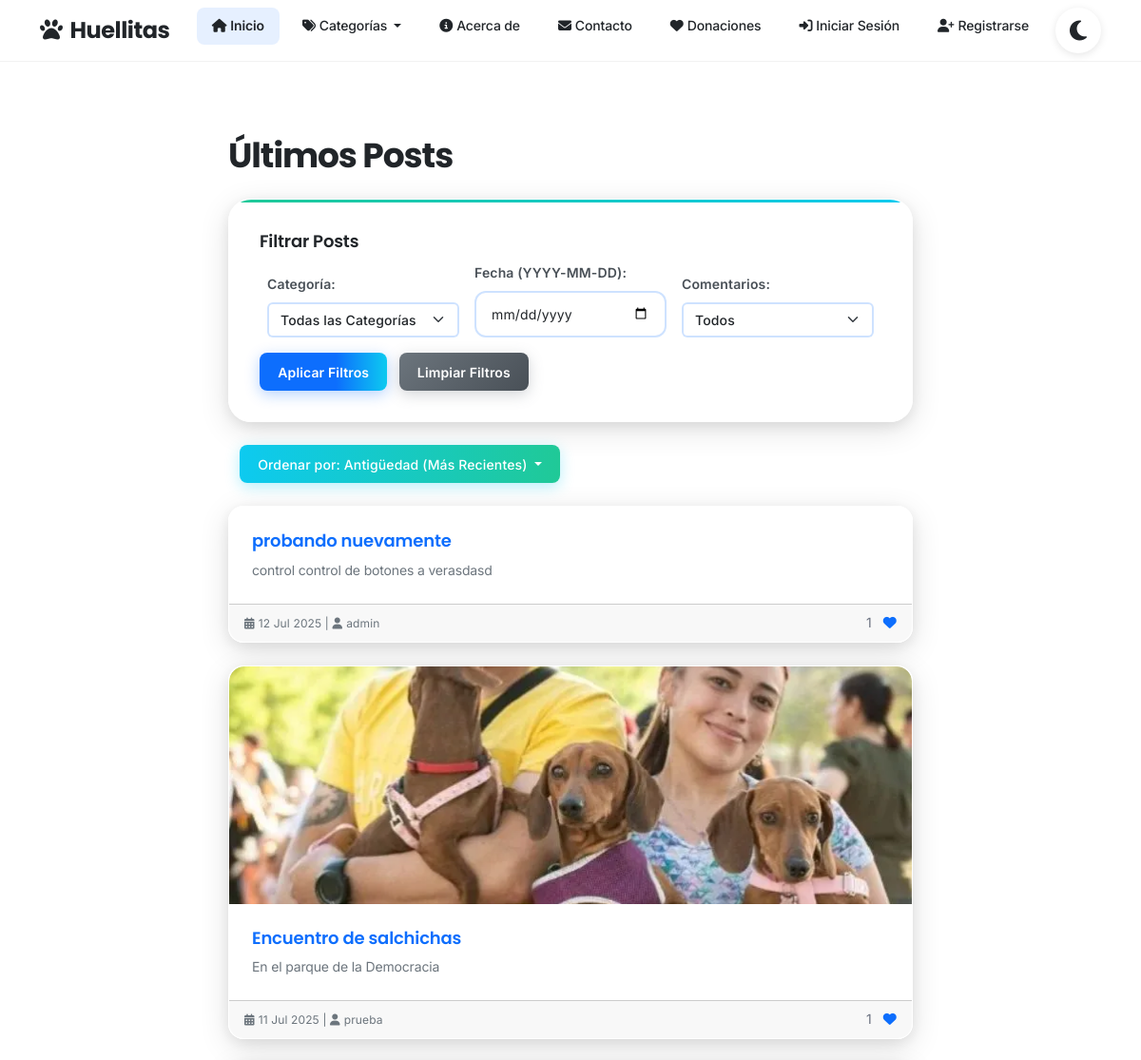
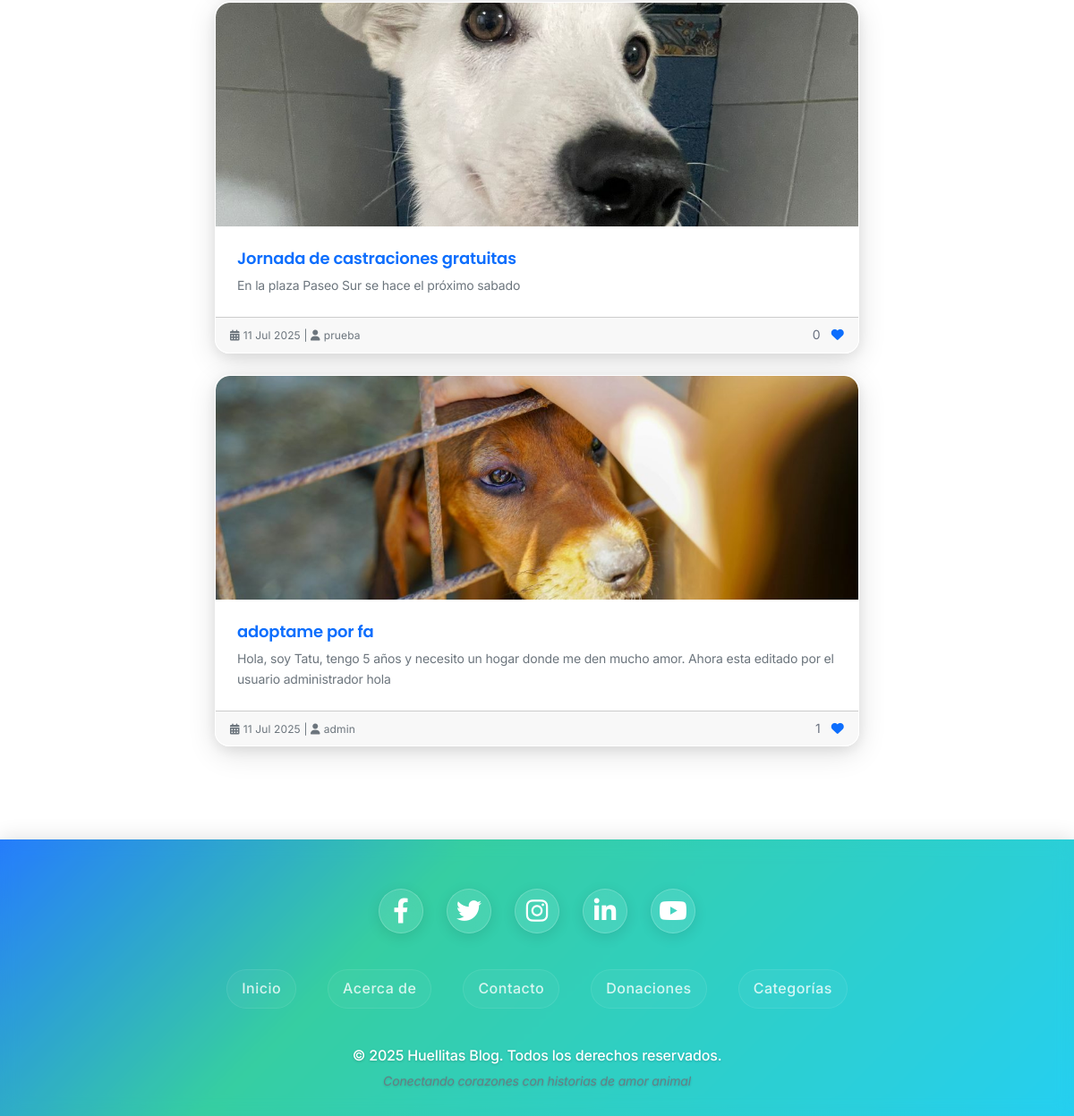
The app's page /, older data (2 pictures, top to bottom).
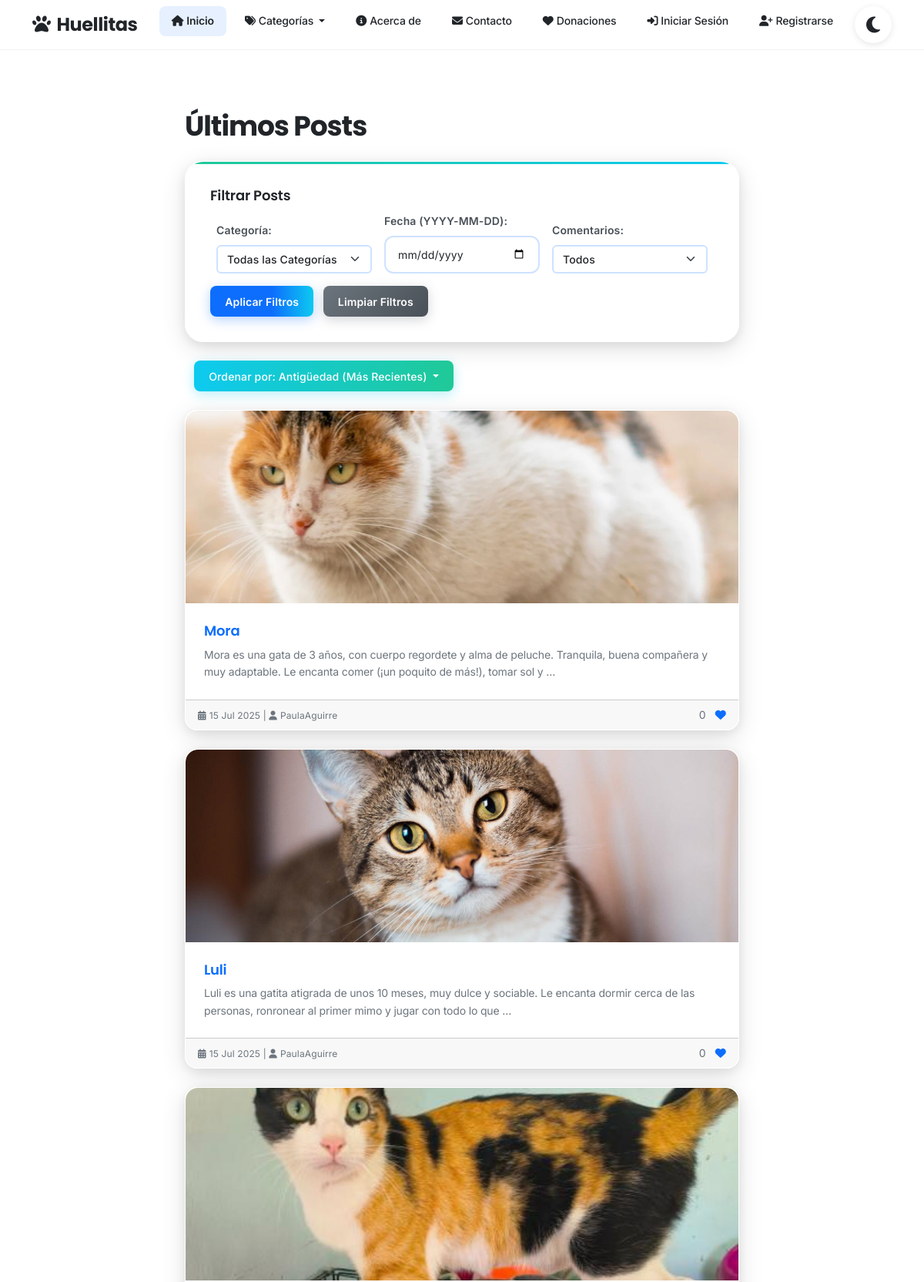
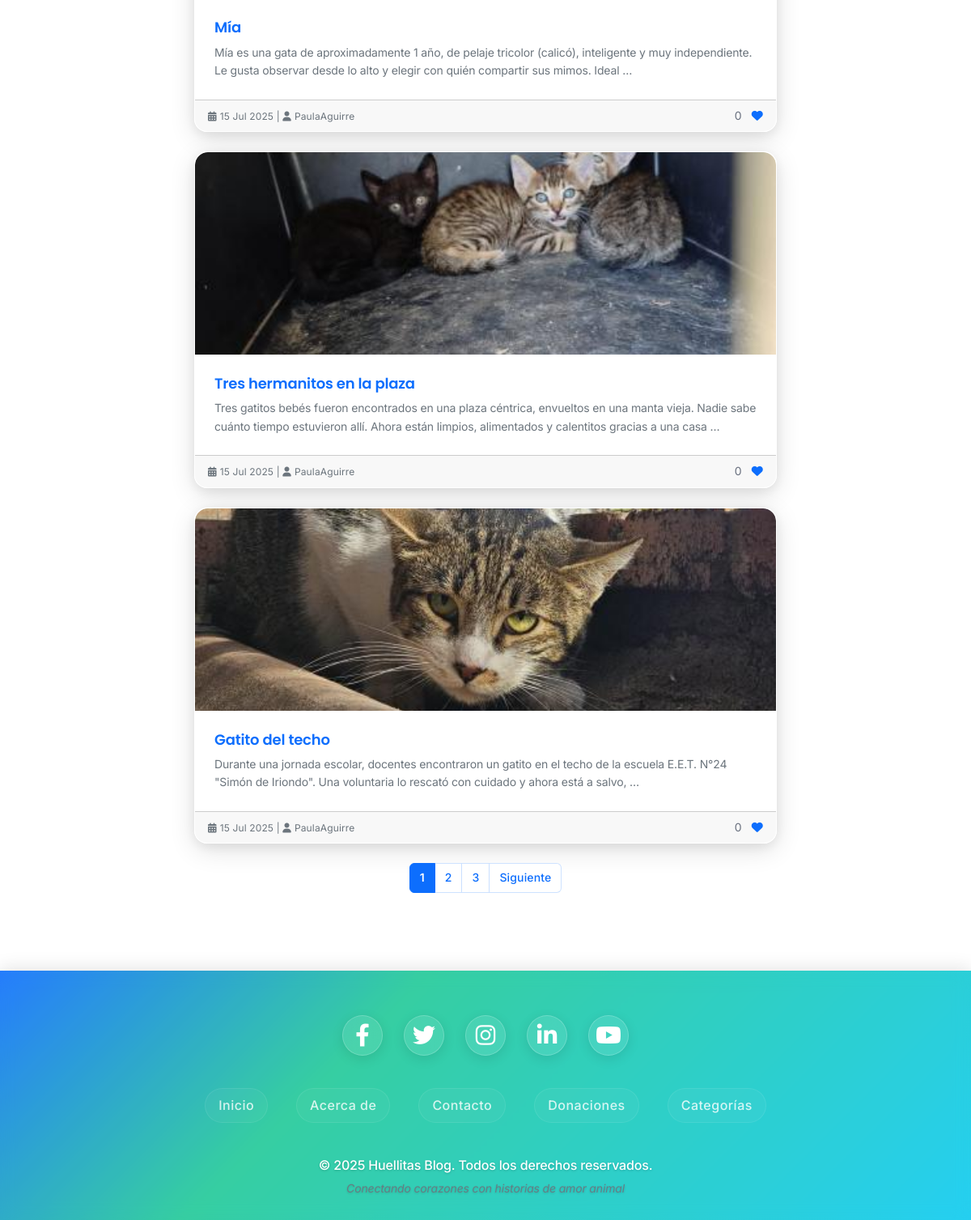
The same page, newer data (2 pictures, top to bottom).
### blog/models.py (models this page shows, shortened)
class Post(models.Model):
    titulo = models.CharField(max_length=200)
    contenido = models.TextField()
    fecha_publicacion = models.DateTimeField(auto_now_add=True) # Se establece automáticamente al crear el post
    autor = models.ForeignKey(User, on_delete=models.CASCADE, related_name='posts') # Un post pertenece a un usuario. Si el usuario se elimina, sus posts también.
    categoria = models.ForeignKey(Categoria, on_delete=models.SET_NULL, null=True, blank=True) # Un post puede tener una categoría. Si la categoría se elimina, el campo se pone a NULL.
    imagen_portada = models.ImageField(upload_to='post_images/', null=True, blank=True) # Opcional: permite subir imágenes
    class Meta:
        ordering = ['-fecha_publicacion'] # Por defecto, los posts se ordenarán del más nuevo al más viejo
    def get_absolute_url(self):
        return reverse('post_detail', kwargs={'pk': self.pk})

### blog/views.py (the view)
# urls.py: path('', PostListView.as_view(), name='post_list'),
class PostListView(ListView):
    model = Post
    template_name = 'blog/post_list.html' # Ruta a tu plantilla HTML
    context_object_name = 'posts' # Nombre de la variable que se pasará a la plantilla
    paginate_by = 5 # Opcional: para paginar los resultados
    def get_queryset(self):
        queryset = super().get_queryset()
        categoria = self.request.GET.get('categoria')
        if categoria:
            queryset = queryset.filter(categoria__nombre=categoria)
        fecha = self.request.GET.get('fecha')
        if fecha:
            queryset = queryset.filter(fecha_publicacion__date=fecha)
        comentarios = self.request.GET.get('comentarios')
        if comentarios == 'si':
            queryset = queryset.filter(comentarios__isnull=False).distinct()
        elif comentarios == 'no':
            queryset = queryset.filter(comentarios__isnull=True)
        order_by = self.request.GET.get('order_by', '-fecha_publicacion')
        if order_by == 'antiguedad_asc':
            queryset = queryset.order_by('fecha_publicacion') # Los más antiguos primero
        elif order_by == 'antiguedad_desc':
            queryset = queryset.order_by('-fecha_publicacion') # Los más recientes primero
        elif order_by == 'titulo_asc':
            queryset = queryset.order_by('titulo') # Orden alfabético ascendente por título
        elif order_by == 'titulo_desc':
            queryset = queryset.order_by('-titulo') # Orden alfabético descendente por título
        else:
            queryset = queryset.order_by('-fecha_publicacion')
        return queryset
    def get_context_data(self, **kwargs):
        context = super().get_context_data(**kwargs)
        context['current_get_params'] = self.request.GET.copy()
        return context

### blog/context_processors.py (called while the page is built)
def categorias_globales(request):
    return {
        'categorias': Categoria.objects.all()
    }

### blog/models.py (called while the page is built)
    def get_absolute_url(self):
        return reverse('category_detail', kwargs={'pk': self.pk})

### blog/templatetags/blog_tags.py (called while the page is built)
@register.simple_tag
def url_with_params(view_name, current_params, param_to_change, new_value):
    updated_params = current_params.copy()
    if new_value is None or new_value == '':
        if param_to_change in updated_params:
            del updated_params[param_to_change] # Elimina el parámetro si el nuevo valor es nulo/vacío
    else:
        updated_params[param_to_change] = new_value
    if param_to_change != 'page' and 'page' in updated_params:
        del updated_params['page']
    query_string = updated_params.urlencode()
    base_url = reverse(view_name)
    if query_string:
        return f"{base_url}?{query_string}"
    return base_url

### blog/templates/blog/post_list.html (shortened to what the changed rows need)
{% extends 'blog/base.html' %}
{% load blog_tags %}
{% block content %}
    <h1 class="mb-4">Últimos Posts</h1>
    {% for post in posts %}
        <div class="card mb-4">
            {% if post.imagen_portada %}
                <img src="{{ post.imagen_portada.url }}" class="card-img-top" alt="{{ post.titulo }}" style="max-height: 250px; object-fit: cover;">
            {% endif %}
            <div class="card-body">
                <h5 class="card-title"><a href="{{ post.get_absolute_url }}" class="text-decoration-none">{{ post.titulo }}</a></h5>
                <p class="card-text">{{ post.contenido|truncatewords:30 }}</p>
            </div>
            <div class="card-footer text-muted d-flex justify-content-between align-items-center">
                <div>
                    <small>
                        <i class="fas fa-calendar-alt me-1"></i>{{ post.fecha_publicacion|date:"d M Y" }} |
                        <i class="fas fa-user me-1"></i>{{ post.autor.username }}
                    </small>
                </div>
                <div>
                    <span class="like-count me-2">{{ post.likes.count }}</span>
                    {% if user.is_authenticated %}
                        <a href="#" class="like-btn {% if user in post.likes.all %}liked{% endif %}" data-post-id="{{ post.id }}">
                            <i class="fas fa-heart"></i>
                        </a>
                    {% else %}
                        <a href="#" class="like-btn-anonymous" data-post-id="{{ post.id }}">
                            <i class="fas fa-heart"></i>
                        </a>
                    {% endif %}
                </div>
            </div>
        </div>
    {% empty %}
        <div class="alert alert-info" role="alert">
            No hay posts disponibles. ¡Sé el primero en crear uno!
        </div>
    {% endfor %}
    {% if is_paginated %}
        <nav aria-label="Page navigation example">
            <ul class="pagination justify-content-center">
                {% for i in paginator.page_range %}
                    <li class="page-item {% if page_obj.number == i %}active{% endif %}"><a class="page-link" href="{% url_with_params 'post_list' current_get_params 'page' i %}">{{ i }}</a></li>
                {% endfor %}
                {% if page_obj.has_next %}
                    <li class="page-item"><a class="page-link" href="{% url_with_params 'post_list' current_get_params 'page' page_obj.next_page_number %}">Siguiente</a></li>
                {% endif %}
            </ul>
        </nav>
    {% endif %}
{% endblock content %}

Row changes from the older to the newer data that the page shows:
no longer on this page (row edited): Post: titulo "probando nuevamente", contenido "control control de botones a verasdasd", fecha_publicacion "12 Jul 2025", autor.username "admin", likes.count "1"
no longer on this page (row edited): Post: imagen_portada (picture), titulo "Encuentro de salchichas", contenido "En el parque de la Democracia", fecha_publicacion "11 Jul 2025", autor.username "prueba", likes.count "1"
no longer on this page (row edited): Post: imagen_portada (picture), titulo "Jornada de castraciones gratuitas", contenido "En la plaza Paseo Sur se hace el próximo sabado", fecha_publicacion "11 Jul 2025", autor.username "prueba", likes.count "0"
no longer on this page (row edited): Post: imagen_portada (picture), titulo "adoptame por fa", contenido "Hola, soy Tatu, tengo 5 años y necesito un hogar donde me den mucho amor. Ahora esta editado por el usuario administrador hola", fecha_publicacion "11 Jul 2025", autor.username "admin", likes.count "1"
added Post: imagen_portada (picture), titulo "Mora", contenido "Mora es una gata de 3 años, con cuerpo regordete y alma de peluche. Tranquila, buena compañera y muy adaptable. Le encanta comer (¡un poquito de más!), tomar sol y …", fecha_publicacion "15 Jul 2025", autor.username "PaulaAguirre", likes.count "0"
added Post: imagen_portada (placeholder picture), titulo "Luli", contenido "Luli es una gatita atigrada de unos 10 meses, muy dulce y sociable. Le encanta dormir cerca de las personas, ronronear al primer mimo y jugar con todo lo que …", fecha_publicacion "15 Jul 2025", autor.username "PaulaAguirre", likes.count "0"
added Post: imagen_portada (picture), titulo "Mía", contenido "Mía es una gata de aproximadamente 1 año, de pelaje tricolor (calicó), inteligente y muy independiente. Le gusta observar desde lo alto y elegir con quién compartir sus mimos. Ideal …", fecha_publicacion "15 Jul 2025", autor.username "PaulaAguirre", likes.count "0"
added Post: imagen_portada (picture), titulo "Tres hermanitos en la plaza", contenido "Tres gatitos bebés fueron encontrados en una plaza céntrica, envueltos en una manta vieja. Nadie sabe cuánto tiempo estuvieron allí. Ahora están limpios, alimentados y calentitos gracias a una casa …", fecha_publicacion "15 Jul 2025", autor.username "PaulaAguirre", likes.count "0"
added Post: imagen_portada (picture), titulo "Gatito del techo", contenido "Durante una jornada escolar, docentes encontraron un gatito en el techo de la escuela E.E.T. N°24 \"Simón de Iriondo\". Una voluntaria lo rescató con cuidado y ahora está a salvo, …", fecha_publicacion "15 Jul 2025", autor.username "PaulaAguirre", likes.count "0"
Text that changed along with them:
new list line: "1"
new list line: "2"
new list line: "3"
text now shown: "Siguiente"
